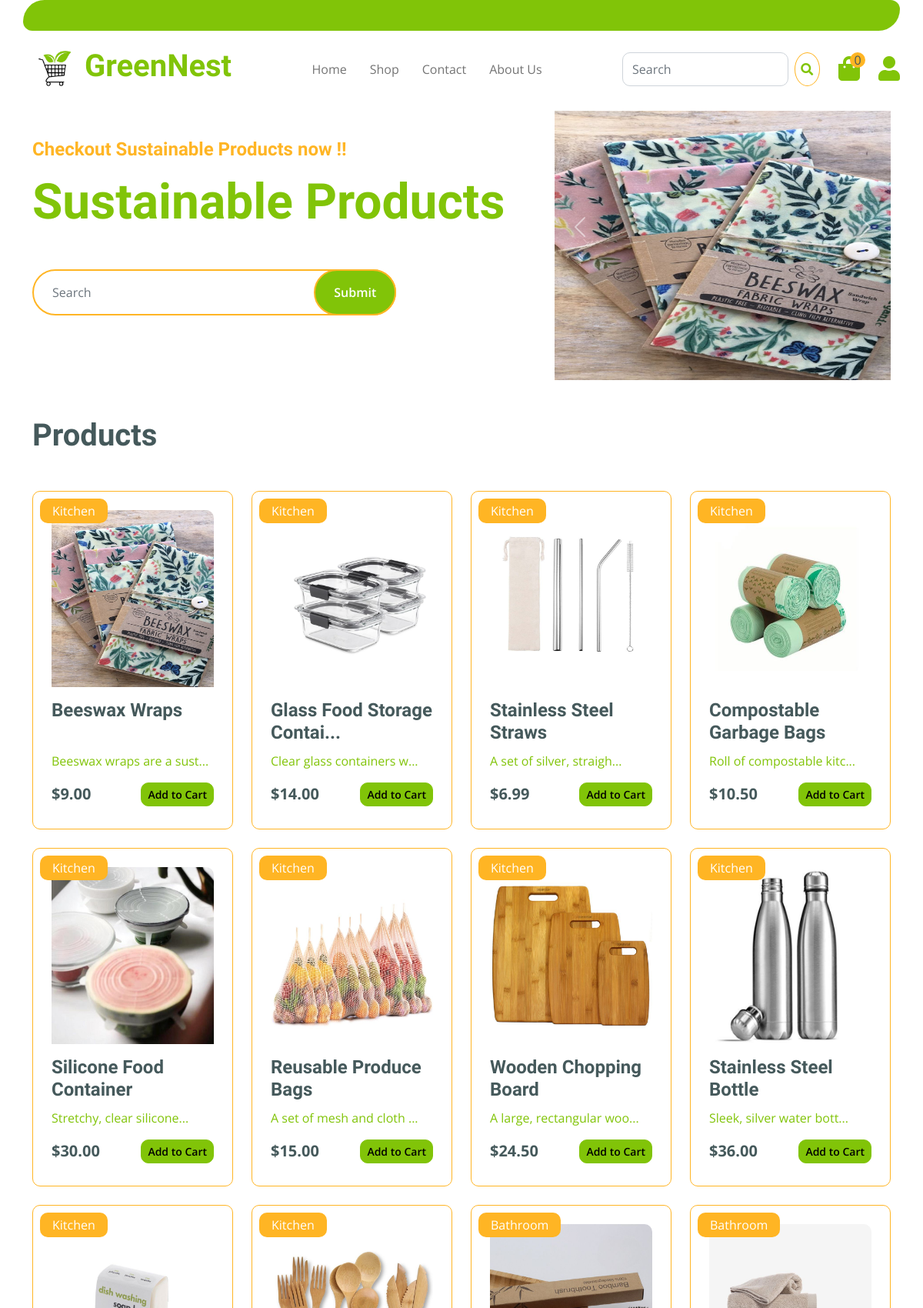
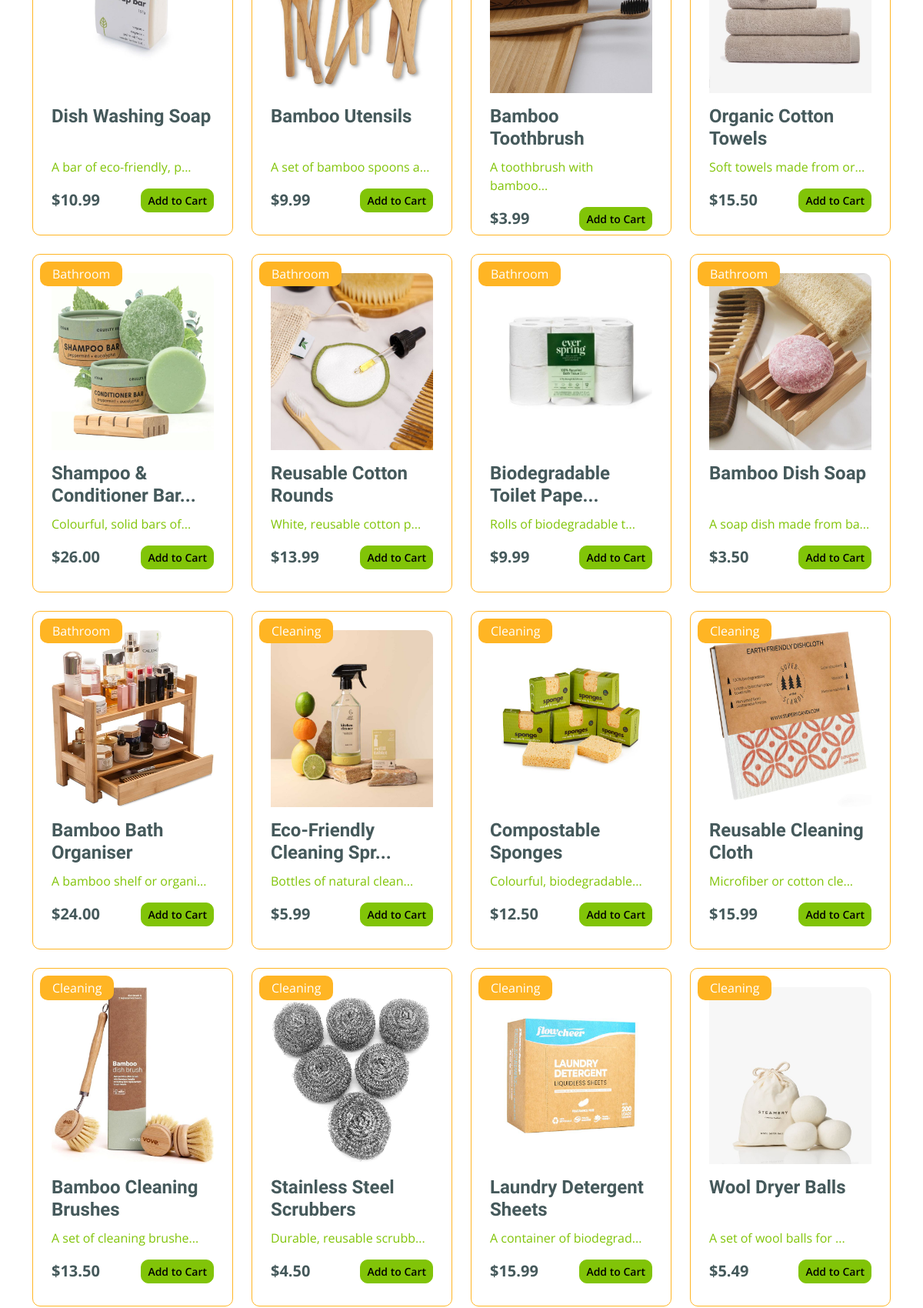
The page / (upper part) on the database its author committed (2 pictures, top to bottom).
### landingPage/models.py (models this page shows, shortened)
class Product(models.Model):
    name = models.CharField(max_length=255)
    description = models.TextField(default='')
    price = models.DecimalField(max_digits=10, decimal_places=2)
    category = models.ForeignKey(Category, on_delete=models.CASCADE, related_name='products')
    stock = models.PositiveIntegerField(default=100)
    image = models.ImageField(upload_to='products/images/')
    brand = models.CharField(max_length=255, default='')
    date_added = models.DateTimeField(default=timezone.now)
    last_updated = models.DateTimeField(auto_now=True)
    discount_price = models.DecimalField(max_digits=10, decimal_places=2, null=True, blank=True)
    expiration_date = models.DateField(default=one_year_from_today)
    rating = models.PositiveIntegerField(validators=[validate_rating], null=True, blank=True)

class Category(models.Model):
    CATEGORY_CHOICES = [
        ('Kitchen', 'Kitchen'),
        ('Bathroom', 'Bathroom'),
        ('Cleaning', 'Cleaning'),
        ('Decor', 'Decor'),
    ]
    name = models.CharField(max_length=100, choices=CATEGORY_CHOICES,unique=True)

### landingPage/views.py (the view)
# urls.py: path('', views.index, name='index'),
def index(request):
    products = Product.objects.all()
    return render(request, 'landingPage/index.html', {'products' : products})

### landingPage/templatetags/custom_filters.py (called while the page is built)
@register.filter(name='truncate_with_ellipsis')
def truncate_with_ellipsis(value, max_length):
    if len(value) > max_length:
        return value[:max_length] + '...'
    else:
        return value[:max_length]

@register.filter
def cart_total_quantity(cart):
    if cart:
        return sum(cart.values())
    return 0

### landingPage/templates/landingPage/index.html (shortened to what this page needs)
{% extends 'landingPage/base.html' %}
{% load static %}
{% load cart %}
{% load custom_filter %}
{% load custom_filters %}
{% block content %}
    <div class="container-fluid hero-header">
        <div class="container py-5">
            <div class="row g-5 align-items-center">
                <div class="col-md-12 col-lg-7">
                    <h4 class="mb-3 mt-5 text-secondary">Checkout Sustainable Products now !!</h4>
                    <h1 class="mb-5 display-3 text-primary">Sustainable Products</h1>
                    <div class="position-relative mx-auto">
                        <form class="d-flex" method="get" action="{% url 'landingPage:search' %}">
                            <input class="form-control border-2 border-secondary w-75 py-3 px-4 rounded-pill" name="query" placeholder="Search" required>
                            <button type="submit" class="btn btn-primary border-2 border-secondary py-3 px-4 position-absolute rounded-pill text-white h-100" style="top: 0; right: 25%;">Submit</button>
                        </form>
                    </div>
                </div>
                <div class="col-md-12 col-lg-5">
                    <div id="carouselId" class="carousel slide position-relative" data-bs-ride="carousel">
                        <div class="carousel-inner mt-5" role="listbox">
                        {% for product in products %}
                            <div class="carousel-item {% if forloop.first %}active{% endif %} rounded mt-5 ">
                                <img
                                    src="{{ product.image.url }}"
                                    class="d-block w-100"
                                    alt="{{ product.name }}"
                                    style="max-height: 350px; width: auto; ">
                            </div>
                            {% endfor %}
                        </div>
                        <button class="carousel-control-prev" type="button" data-bs-target="#carouselId" data-bs-slide="prev">
                            <span class="carousel-control-prev-icon" aria-hidden="true"></span>
                        </button>
                        <button class="carousel-control-next" type="button" data-bs-target="#carouselId" data-bs-slide="next">
                            <span class="carousel-control-next-icon" aria-hidden="true"></span>
                        </button>
                    </div>
                </div>
            </div>
        </div>
    </div>
    <div class="container-fluid">
        <div class="container">
            <div class="tab-class ">
                <div class="row g-4">
                    <div class="text-start">
                        <h1>Products</h1>
                    </div>
                    <div class="col-lg-8 text-end">
                        <ul class="nav text-center">
                            <li class="nav-item">
                                <a class="nav-link {% if not category_id %}active{% endif %}" href="{% url 'landingPage:index' %}"></a>
                            </li>
                        </ul>
                    </div>
                </div>
                <div class="tab-content">
                    <div class="row g-4">
                        {% for product in products %}
                        <div class="col-md-6 col-lg-4 col-xl-3">
                            <a href="{% url 'landingPage:product_detail' product.id %}">
                            <div class="rounded position-relative fruite-item">
                                <div class="p-4 border border-secondary border rounded" style="height: 440px;">
                                    <div class="fruite-img">
                                        <img src="{{ product.image.url }}" class="img-fluid w-100 rounded-top" style="height: 230px;" alt="{{ product.name }}">
                                    </div>
                                    <div class="text-white bg-secondary px-3 py-1 rounded position-absolute" style="top: 10px; left: 10px;">{{ product.category.name }}</div>
                                    <div class="mt-3" style="height: 20px;">
                                        <h4>{{ product.name|truncate_with_ellipsis:25 }}</h4>
                                    </div>
                                    <p class = "mt-5">{{ product.description|truncate_with_ellipsis:24 }}</p>
                                </a>
                                    <div class="d-flex justify-content-between flex-lg-wrap">
                                        {% if product.discount_price %}
                                            <p class="text-dark fs-5 fw-bold mb-0">${{ product.discount_price|floatformat:"2" }}</p>
                                        {% else %}
                                            <p class="text-dark fs-5 fw-bold mb-0">${{ product.price|floatformat:"2" }}</p>
                                        {% endif %}
                                        {% if product|is_in_cart:request.session.cart %}
                                            <div class="row no-gutters">
                                                <div class="btn btn-primary btn-sm">Added</div>
                                            </div>
                                        {% else %}
                                            <form action="{% url 'landingPage:add_to_cart' product.id %}" method="post">
                                                <button type="submit" class="btn btn-primary btn-sm">Add to Cart</button>
                                            </form>
                                        {% endif %}
                                    </div>
                                </div>
                            </div>
                        </div>
                        {% endfor %}
{% endblock %}

### static/css/landingPage.css (style rules this page uses)
.btn { font-weight: 600; transition: .5s; }
.btn.border-secondary { transition: 0.5s; }

### rows shown on the page
Product: image (picture), category.name "Kitchen", name "Beeswax Wraps", description "Beeswax wraps are a sust...", discount_price "9.00"
Product: image (picture), category.name "Kitchen", name "Glass Food Storage Contai...", description "Clear glass containers w...", discount_price "14.00"
Product: image (picture), category.name "Kitchen", name "Stainless Steel Straws", description "A set of silver, straigh...", discount_price "6.99"
Product: image (picture), category.name "Kitchen", name "Compostable Garbage Bags", description "Roll of compostable kitc...", discount_price "10.50"
Product: image (picture), category.name "Kitchen", name "Silicone Food Container", description "Stretchy, clear silicone...", discount_price "30.00"
Product: image (picture), category.name "Kitchen", name "Reusable Produce Bags", description "A set of mesh and cloth ...", discount_price "15.00"
Product: image (picture), category.name "Kitchen", name "Wooden Chopping Board", description "A large, rectangular woo...", discount_price "24.50"
Product: image (picture), category.name "Kitchen", name "Stainless Steel Bottle", description "Sleek, silver water bott...", discount_price "36.00"
Product: image (picture), category.name "Kitchen", name "Dish Washing Soap", description "A bar of eco-friendly, p...", discount_price "10.99"
Product: image (picture), category.name "Kitchen", name "Bamboo Utensils", description "A set of bamboo spoons a...", discount_price "9.99"
Product: image (picture), category.name "Bathroom", name "Bamboo Toothbrush", description "A toothbrush with bamboo...", discount_price "3.99"
Product: image (picture), category.name "Bathroom", name "Organic Cotton Towels", description "Soft towels made from or...", discount_price "15.50"
Product: image (picture), category.name "Bathroom", name "Shampoo & Conditioner Bar...", description "Colourful, solid bars of...", discount_price "26.00"
Product: image (picture), category.name "Bathroom", name "Reusable Cotton Rounds", description "White, reusable cotton p...", discount_price "13.99"
Product: image (picture), category.name "Bathroom", name "Biodegradable Toilet Pape...", description "Rolls of biodegradable t...", discount_price "9.99"
Product: image (picture), category.name "Bathroom", name "Bamboo Dish Soap", description "A soap dish made from ba...", discount_price "3.50"
Product: image (picture), category.name "Bathroom", name "Bamboo Bath Organiser", description "A bamboo shelf or organi...", discount_price "24.00"
Product: image (picture), category.name "Cleaning", name "Eco-Friendly Cleaning Spr...", description "Bottles of natural clean...", discount_price "5.99"
Product: image (picture), category.name "Cleaning", name "Compostable Sponges", description "Colourful, biodegradable...", discount_price "12.50"
Product: image (picture), category.name "Cleaning", name "Reusable Cleaning Cloth", description "Microfiber or cotton cle...", discount_price "15.99"
Product: image (picture), category.name "Cleaning", name "Bamboo Cleaning Brushes", description "A set of cleaning brushe...", discount_price "13.50"
Product: image (picture), category.name "Cleaning", name "Stainless Steel Scrubbers", description "Durable, reusable scrubb...", discount_price "4.50"
Product: image (picture), category.name "Cleaning", name "Laundry Detergent Sheets", description "A container of biodegrad...", discount_price "15.99"
Product: image (picture), category.name "Cleaning", name "Wool Dryer Balls", description "A set of wool balls for ...", discount_price "5.49"

### other values the page prints
{{ request.session.cart|cart_total_quantity }} "0"
